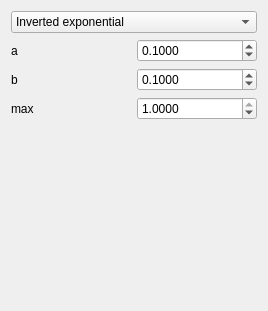
<?xml version="1.0" encoding="UTF-8"?>
<ui version="4.0">
 <class>QtPoisoningFunctionWidget</class>
 <widget class="QWidget" name="QtPoisoningFunctionWidget">
  <property name="geometry">
   <rect>
    <x>0</x>
    <y>0</y>
    <width>268</width>
    <height>311</height>
   </rect>
  </property>
  <property name="windowTitle">
   <string>Form</string>
  </property>
  <layout class="QGridLayout" name="gridLayout">
   <item row="1" column="1">
    <widget class="QDoubleSpinBox" name="box_a">
     <property name="decimals">
      <number>4</number>
     </property>
     <property name="maximum">
      <double>1000.000000000000000</double>
     </property>
     <property name="singleStep">
      <double>0.100000000000000</double>
     </property>
     <property name="value">
      <double>0.100000000000000</double>
     </property>
    </widget>
   </item>
   <item row="3" column="0">
    <widget class="QLabel" name="label_max">
     <property name="text">
      <string>max</string>
     </property>
    </widget>
   </item>
   <item row="1" column="0">
    <widget class="QLabel" name="label_a">
     <property name="text">
      <string>a</string>
     </property>
    </widget>
   </item>
   <item row="0" column="0" colspan="2">
    <widget class="QComboBox" name="box_type">
     <item>
      <property name="text">
       <string>Inverted exponential</string>
      </property>
     </item>
    </widget>
   </item>
   <item row="6" column="0" colspan="2">
    <widget class="QLabel" name="label">
     <property name="text">
      <string/>
     </property>
     <property name="pixmap">
      <pixmap resource="ToolMutualismBreakdowner.qrc">:/images/Sulfide.jpg</pixmap>
     </property>
     <property name="alignment">
      <set>Qt::AlignCenter</set>
     </property>
    </widget>
   </item>
   <item row="5" column="0" colspan="2">
    <spacer name="spacer">
     <property name="orientation">
      <enum>Qt::Vertical</enum>
     </property>
     <property name="sizeHint" stdset="0">
      <size>
       <width>20</width>
       <height>40</height>
      </size>
     </property>
    </spacer>
   </item>
   <item row="3" column="1">
    <widget class="QDoubleSpinBox" name="box_max">
     <property name="decimals">
      <number>4</number>
     </property>
     <property name="minimum">
      <double>0.000000000000000</double>
     </property>
     <property name="maximum">
      <double>1.000000000000000</double>
     </property>
     <property name="singleStep">
      <double>0.100000000000000</double>
     </property>
     <property name="value">
      <double>1.000000000000000</double>
     </property>
    </widget>
   </item>
   <item row="2" column="0">
    <widget class="QLabel" name="label_b">
     <property name="text">
      <string>b</string>
     </property>
    </widget>
   </item>
   <item row="2" column="1">
    <widget class="QDoubleSpinBox" name="box_b">
     <property name="decimals">
      <number>4</number>
     </property>
     <property name="maximum">
      <double>10000.000000000000000</double>
     </property>
     <property name="singleStep">
      <double>0.100000000000000</double>
     </property>
     <property name="value">
      <double>0.100000000000000</double>
     </property>
    </widget>
   </item>
  </layout>
 </widget>
 <resources>
  <include location="ToolMutualismBreakdowner.qrc"/>
 </resources>
 <connections/>
</ui>
